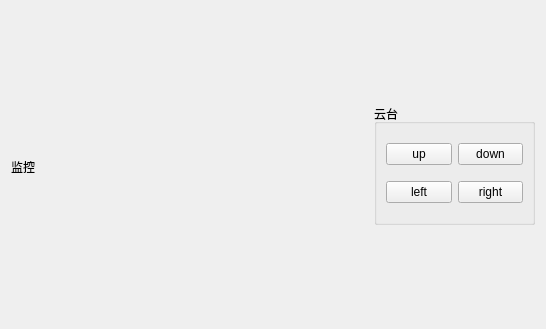
<?xml version="1.0" encoding="UTF-8"?>
<ui version="4.0">
 <class>VideoForm</class>
 <widget class="QWidget" name="VideoForm">
  <property name="geometry">
   <rect>
    <x>0</x>
    <y>0</y>
    <width>546</width>
    <height>329</height>
   </rect>
  </property>
  <property name="minimumSize">
   <size>
    <width>546</width>
    <height>329</height>
   </size>
  </property>
  <property name="windowTitle">
   <string>Form</string>
  </property>
  <layout class="QHBoxLayout" name="horizontalLayout">
   <item>
    <widget class="QLabel" name="VideoLabel">
     <property name="minimumSize">
      <size>
       <width>361</width>
       <height>311</height>
      </size>
     </property>
     <property name="text">
      <string>监控</string>
     </property>
    </widget>
   </item>
   <item>
    <widget class="QGroupBox" name="groupBoxVideo">
     <property name="minimumSize">
      <size>
       <width>161</width>
       <height>121</height>
      </size>
     </property>
     <property name="maximumSize">
      <size>
       <width>161</width>
       <height>121</height>
      </size>
     </property>
     <property name="title">
      <string>云台</string>
     </property>
     <layout class="QGridLayout" name="gridLayout">
      <item row="1" column="1">
       <widget class="QPushButton" name="DownButton">
        <property name="text">
         <string>down</string>
        </property>
       </widget>
      </item>
      <item row="1" column="0" alignment="Qt::AlignVCenter">
       <widget class="QPushButton" name="UpButton">
        <property name="text">
         <string>up</string>
        </property>
       </widget>
      </item>
      <item row="2" column="0">
       <widget class="QPushButton" name="LeftButton">
        <property name="text">
         <string>left</string>
        </property>
       </widget>
      </item>
      <item row="2" column="1">
       <widget class="QPushButton" name="RightButton">
        <property name="text">
         <string>right</string>
        </property>
       </widget>
      </item>
     </layout>
    </widget>
   </item>
  </layout>
 </widget>
 <resources/>
 <connections/>
</ui>
